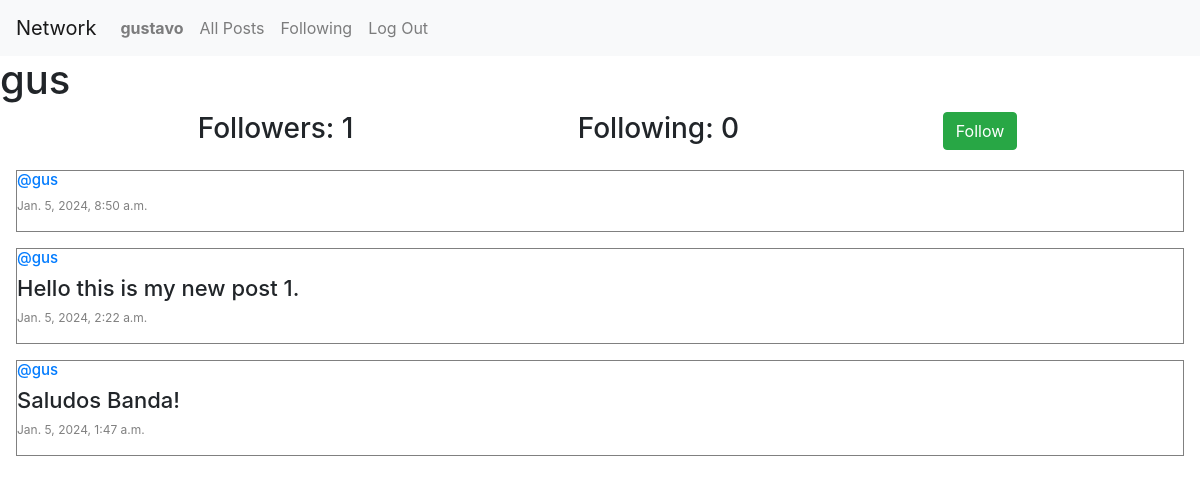
The app's page /profile/1 (signed in) with its own data.
### network/models.py (models this page shows, shortened)
class User(AbstractUser):
    pass

class Post(models.Model):
    content = models.CharField(max_length=140)
    user = models.ForeignKey(User, on_delete=models.CASCADE, related_name="author")
    date = models.DateTimeField(auto_now_add=True)

### network/views.py (the view)
# urls.py: path("profile/<int:user_id>", views.profile, name="profile"),
def profile(request, user_id):
    user = User.objects.get(pk=user_id)
    all_posts = Post.objects.filter(user=user).order_by("id").reverse()
    username = user.username
    following = Follow.objects.filter(user=user)
    followers = Follow.objects.filter(user_follower=user)
    try:
        check_follow = followers.filter(user=User.objects.get(pk=request.user.id))
        if len(check_follow) != 0:
            is_following = True
        else:
            is_following = False
    except:
        is_following = False
    paginator = Paginator(all_posts, 10)
    page_number = request.GET.get("page")
    posts_on_page = paginator.get_page(page_number)
    return render(
        request,
        "network/profile.html",
        {
            "all_posts": all_posts,
            "posts_on_page": posts_on_page,
            "username": username,
            "following": following,
            "followers": followers,
            "is_following": is_following,
            "user_profile": user,
        },
    )

### network/templates/network/profile.html (shortened to what this page needs)
{% extends "network/layout.html" %}
{% block body %}
    <h1>{{ username }}</h1>
        <div class="container">
            <div class="row d-flex justify-content-center">
                <h3 class="col-4">Followers: {{ followers.count }} </h3>
                <h3 class="col-4">Following: {{ following.count }} </h3>
                {% if user.is_authenticated %}
                    {% if user != user_profile %}
                        {% if is_following %}
                            <form action="{% url 'unfollow' %}" method="POST">
                                {% csrf_token %}
                                <input type="hidden" name="userfollow" value="{{ user_profile }}"/>
                                <input type="submit" value="Unfollow" class="btn btn-danger"/>
                            </form>
                        {% else %}
                            <form action="{% url 'follow' %}" method="POST">
                                <input type="submit" value="Follow" class="btn btn-success"/>
                            </form>
                            {% endif %}
                    {% endif %}
                {% endif %}
            </div>
        </div>
        <div>
        {% for post in posts_on_page %}
            <div style="border: solid .1px gray; margin: 1em;" >
                <h5 style="font-size: 15px;"><a href="{% url 'profile' user_id=post.user.id %}">@{{ post.user }}</a></h5>
                <h6 style="font-size: 22px;">{{ post.content }}</h6>
                <p style="color: gray; font-size: 12px;">{{ post.date }}</p>
            </div>
        {% endfor %}
        </div>
{% endblock %}

### network/templates/network/layout.html (shortened to what this page needs)
{% load static %}
<!DOCTYPE html>
<html lang="en">
    <head>
        <link rel="stylesheet" href="https://stackpath.bootstrapcdn.com/bootstrap/4.4.1/css/bootstrap.min.css">
        <link href="{% static 'network/styles.css' %}" rel="stylesheet">
    </head>
    <body>
        <nav class="navbar navbar-expand-lg navbar-light bg-light">
            <a class="navbar-brand" href="#">Network</a>
            <div>
                <ul class="navbar-nav mr-auto">
                    {% if user.is_authenticated %}
                        <li class="nav-item">
                            <a class="nav-link" href="{% url 'profile' user_id=user.id %}"><strong>{{ user.username }}</strong></a>
                        </li>
                    {% endif %}
                    <li class="nav-item">
                        <a class="nav-link" href="{% url 'index' %}">All Posts</a>
                    </li>
                    {% if user.is_authenticated %}
                        <li class="nav-item">
                            <a class="nav-link" href="{% url 'following' %}">Following</a>
                        </li>
                        <li class="nav-item">
                            <a class="nav-link" href="{% url 'logout' %}">Log Out</a>
                        </li>
                    {% endif %}
                </ul>
            </div>
        </nav>
        <div class="body">
            {% block body %}
            {% endblock %}
        </div>
    </body>
</html>

### records on screen
User: username "gustavo"
User: username "gus"
Post: user "gus", date "Jan. 5, 2024, 8:50 a.m."
Post: user "gus", content "Hello this is my new post 1.", date "Jan. 5, 2024, 2:22 a.m."
Post: user "gus", content "Saludos Banda!", date "Jan. 5, 2024, 1:47 a.m."

### other values on screen
{{ followers.count }} "1"
{{ following.count }} "0"
